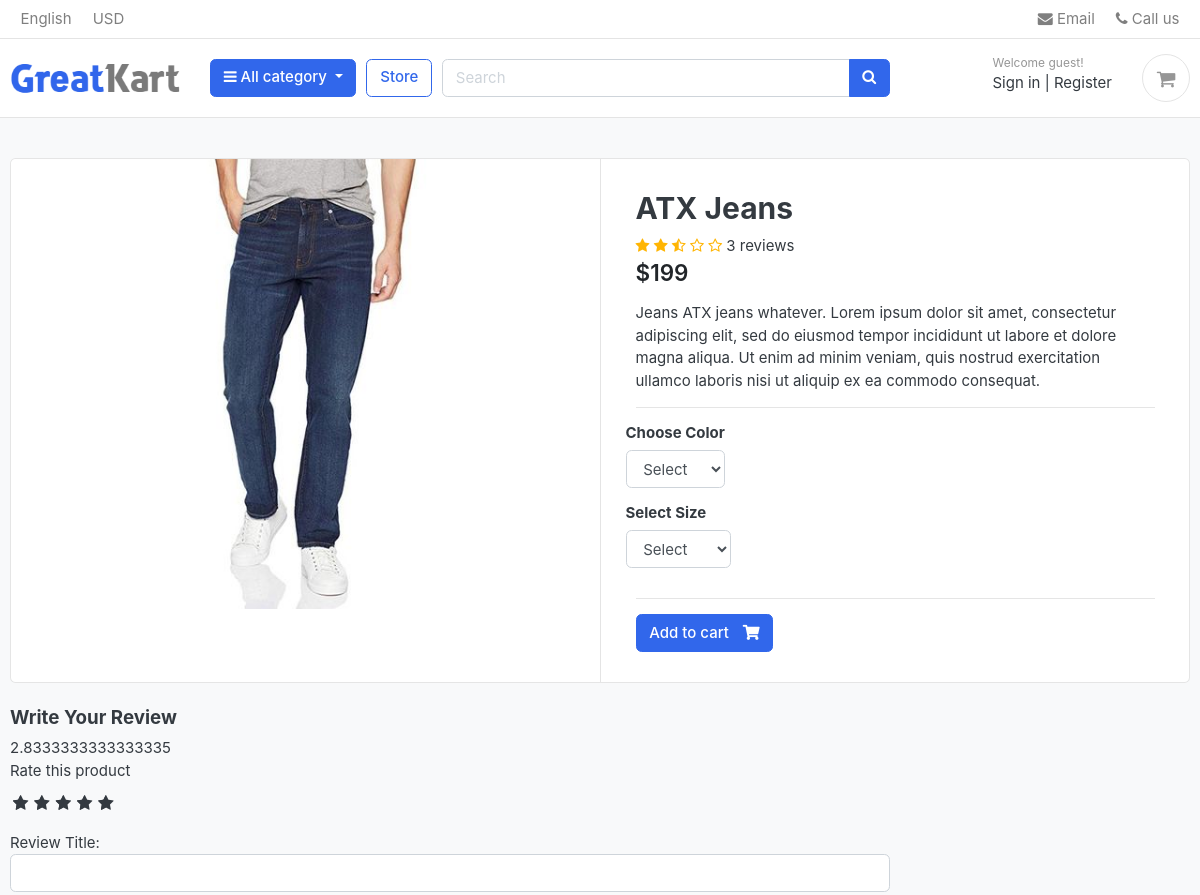
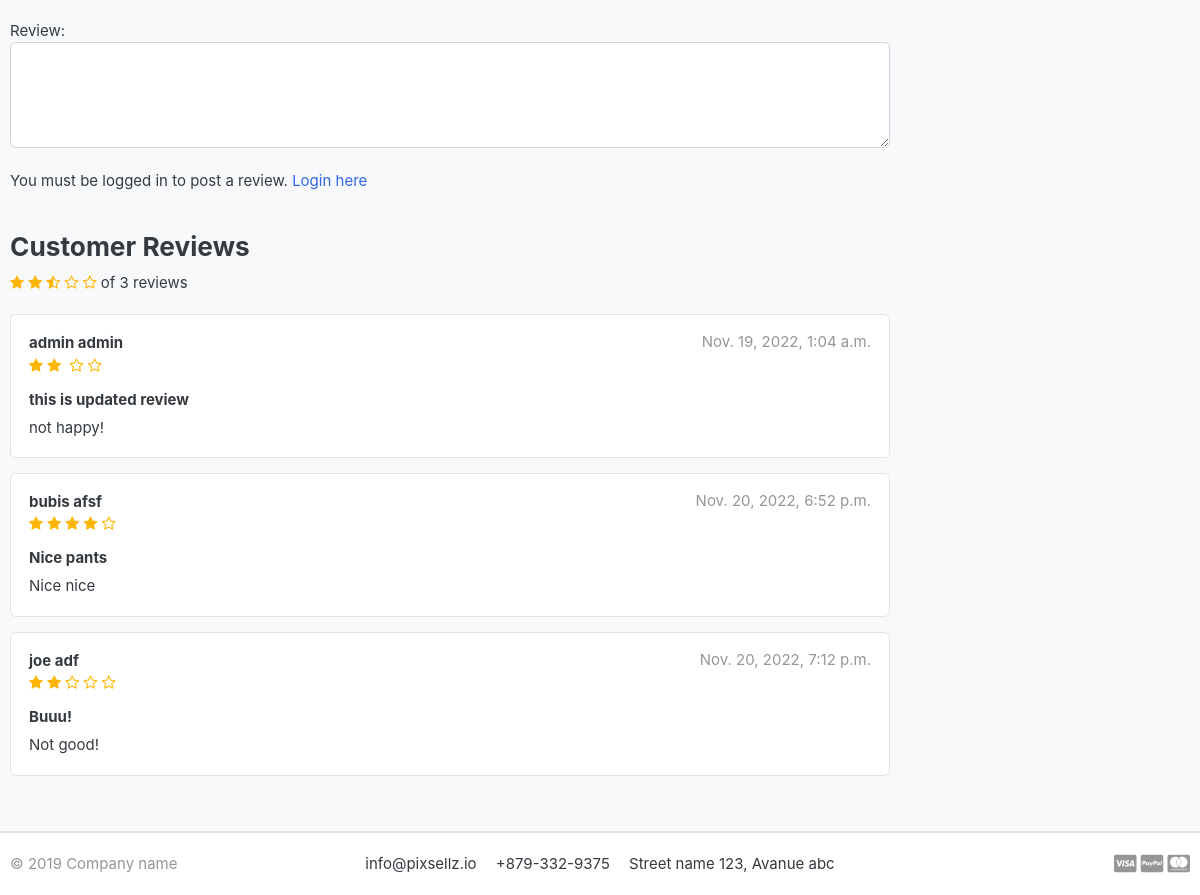
/store/category/jeans/atx-jeans/, run on an earlier commit of the app's database (2 pictures, top to bottom).
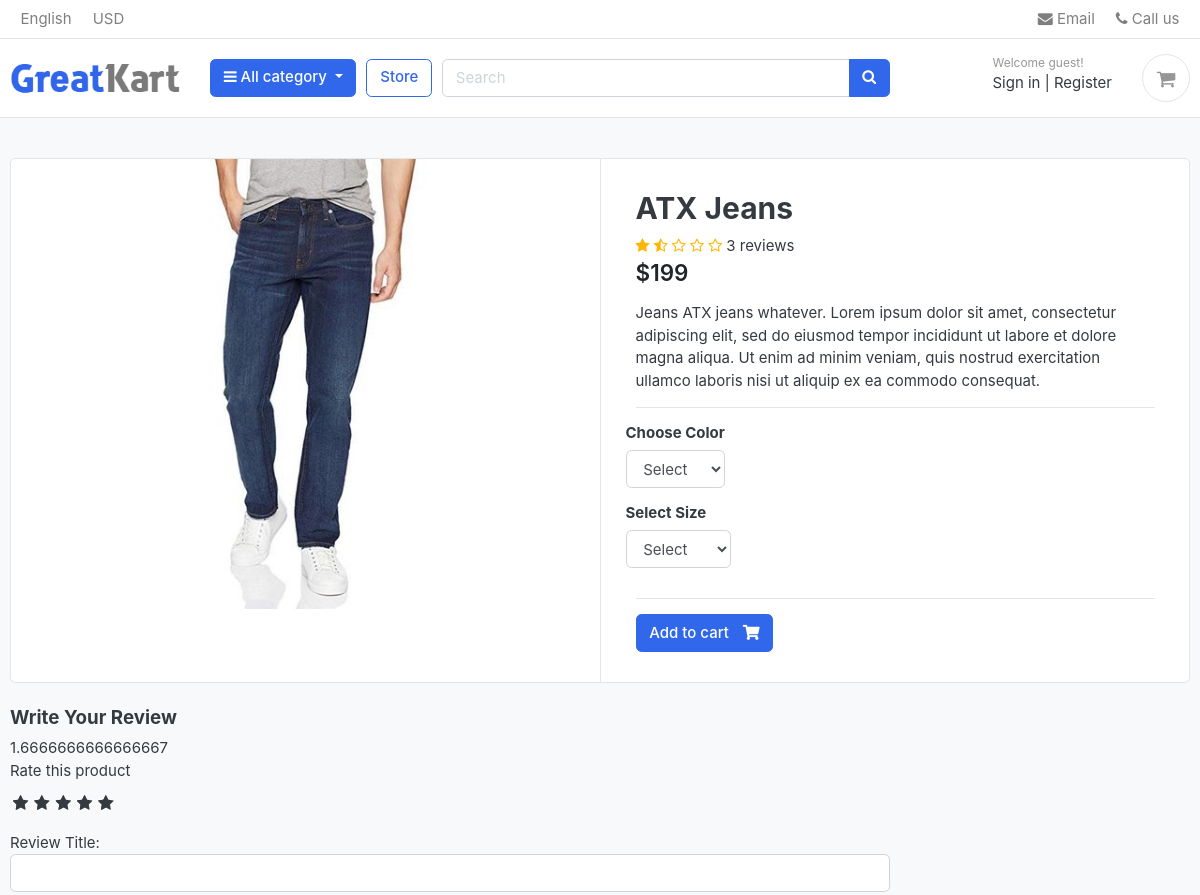
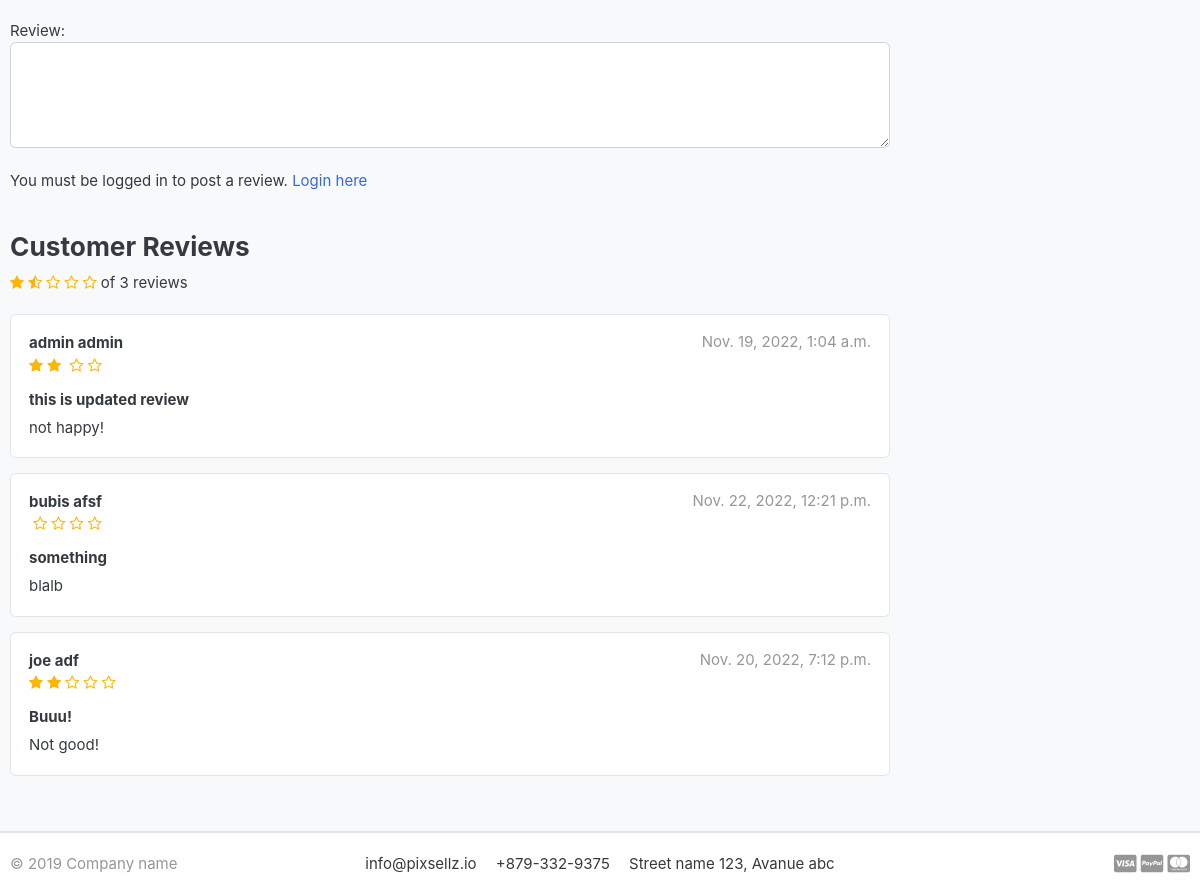
And on a later commit of the database (2 pictures, top to bottom).
### store/models.py (models this page shows, shortened)
class Product(models.Model):
    product_name = models.CharField(max_length=200, unique=True)
    slug = models.SlugField(max_length=200, unique=True)
    description = models.TextField(max_length=500, blank=True)
    price = models.IntegerField()
    images = models.ImageField(upload_to='photos/products')
    stock = models.IntegerField()
    is_available = models.BooleanField(default=True)
    category = models.ForeignKey(Category, on_delete=models.CASCADE)
    created_date = models.DateTimeField(auto_now_add=True)
    modified_date = models.DateTimeField(auto_now=True)
    def averageReview(self):
        reviews = ReviewRating.objects.filter(product=self, status=True).aggregate(prod_avg=Avg('rating'))
        avg = 0
        if reviews['prod_avg'] is not None:
            avg = float(reviews['prod_avg'])
        return avg
    def countReview(self):
        reviews = ReviewRating.objects.filter(product=self, status=True).aggregate(prod_N=Count('rating'))
        N = 0
        if reviews['prod_N'] is not None:
            N = int(reviews['prod_N'])
        return N

class ReviewRating(models.Model):
    product = models.ForeignKey(Product, on_delete=models.CASCADE)
    user = models.ForeignKey(Account, on_delete=models.CASCADE)
    subject = models.CharField(max_length=100,blank=True)
    review = models.TextField(max_length=500,blank=True)
    rating = models.FloatField()
    ip = models.CharField(max_length=20,blank=True)
    status = models.BooleanField(default=True)
    create_at = models.DateTimeField(auto_now_add=True)
    updated_at = models.DateTimeField(auto_now=True)

### accounts/models.py (models this page shows, shortened)
class Account(AbstractBaseUser):
    first_name      = models.CharField(max_length=50)
    last_name       = models.CharField(max_length=50)
    username        = models.CharField(max_length=50, unique=True)
    email           = models.EmailField(max_length=100, unique=True)
    phone_number    = models.CharField(max_length=50)
    date_joined     = models.DateTimeField(auto_now_add=True)
    last_login      = models.DateTimeField(auto_now_add=True)
    is_admin        = models.BooleanField(default=False)
    is_staff        = models.BooleanField(default=False)
    is_active       = models.BooleanField(default=False)
    is_superadmin   = models.BooleanField(default=False)
    USERNAME_FIELD = 'email'
    REQUIRED_FIELDS = ['username','first_name','last_name']
    objects = MyAccountManager()
    def full_name(self):
        return f'{self.first_name} {self.last_name}'

### store/views.py (the view)
# urls.py: path('category/<slug:category_slug>/<slug:product_slug>/', views.product_detail, name='product_detail'),
def product_detail(request, category_slug, product_slug):
    try:
        single_product = Product.objects.get(category__slug= category_slug, slug = product_slug)
        in_cart = CartItem.objects.filter(cart__cart_id=_cart_id(request), product=single_product).exists()  # Two underscores looks at the Cart model. Exits() would return true or false
    except Exception as e:
        raise e
    if request.user.is_authenticated:
        try:
            orderproduct = OrderProduct.objects.filter(user=request.user, product_id=single_product.id).exists() # We don't want any product, just to check it exists
        except OrderProduct.DoesNotExist:
            orderproduct = None
    else:
        orderproduct=None
    reviews = ReviewRating.objects.filter(product_id=single_product.id, status=True) #Status true to show the reviews. If you set the reviews as false, those won't show in the site.
    context = {'single_product': single_product,
               'in_cart': in_cart,
               'orderproduct': orderproduct,
               'reviews': reviews,}
    return render(request, 'store/product_detail.html', context)

### carts/views.py (called while the page is built)
def _cart_id(request): #private function starts with _ in the name.
    cart = request.session.session_key
    if not cart:
        cart = request.session.create()
    return cart

### store/models.py (called while the page is built)
    def colors(self):
        return super(VariationManager, self).filter(variation_category='color', is_active= True)

    def sizes(self):
        return super(VariationManager, self).filter(variation_category='size', is_active= True)

### templates/store/product_detail.html (shortened to what the changed rows need)
{% extends 'base.html' %}
{% load static %}
{% block content %}
<section class="section-content padding-y bg">
<div class="container">
<div class="card">
	<div class="row no-gutters">
		<aside class="col-md-6">
<article class="gallery-wrap">
	<div class="img-big-wrap">
	   <a href="#"><img src="{{ single_product.images.url }}"></a>
	</div>
</article>
		</aside>
		<main class="col-md-6 border-left">
			<form action="{% url 'add_cart' single_product.id %}" method="POST">
<article class="content-body">
<h2 class="title"> {{ single_product.product_name }}</h2>
<div class="rating-star">
	<span>
		<i class='fa fa-star{% if single_product.averageReview < 0.5%}-o{% elif single_product.averageReview >= 0.5 and single_product.averageReview < 1 %}-half-o {% endif %}' aria-hidden='true'></i>
		<i class='fa fa-star{% if single_product.averageReview < 1.5%}-o{% elif single_product.averageReview >= 1.5 and single_product.averageReview < 2 %}-half-o {% endif %}' aria-hidden='true'></i>
		<i class='fa fa-star{% if single_product.averageReview < 2.5%}-o{% elif single_product.averageReview >= 2.5 and single_product.averageReview < 3 %}-half-o {% endif %}' aria-hidden='true'></i>
		<i class='fa fa-star{% if single_product.averageReview < 3.5%}-o{% elif single_product.averageReview >= 3.5 and single_product.averageReview < 4 %}-half-o {% endif %}' aria-hidden='true'></i>
		<i class='fa fa-star{% if single_product.averageReview < 4.5%}-o{% elif single_product.averageReview >= 4.5 and single_product.averageReview < 5 %}-half-o {% endif %}' aria-hidden='true'></i>
		<span>{{single_product.countReview}} reviews</span>
	</span>
</div>
<div class="mb-3">
	<var class="price h4">${{ single_product.price }}</var>
</div>
<p>{{single_product.description}}</p>
<hr>
	<div class="row">
		<div class="item-option-select">
		</div>
	</div>
	<div class="row">
		<div class="item-option-select">
		</div>
	</div>
	<hr>
  {% if single_product.stock <= 0 %}
    <h5 class="text-danger"> Out of Stock</h5>
    {% else %}
			<button type='submit' class="btn  btn-primary"> <span class="text">Add to cart</span> <i class="fas fa-shopping-cart"></i>  </button>
    {% endif %}
</article>
</form>
		</main>
	</div>
</div>
<br>
<div class="row">
			<div class="col-md-9">
	<form class="" action="{% url 'submit_review' single_product.id %}" method="POST">
			<h5>Write Your Review</h5>
			{{single_product.averageReview}}
			<div>
				<br>
				<br>
				<br>
				<br>
			</div>
	</form>
	<br>
	<header class="section-heading">
		<h3>Customer Reviews </h3>
			<div class="rating-star">
				<span>
					<i class='fa fa-star{% if single_product.averageReview < 0.5%}-o{% elif single_product.averageReview >= 0.5 and single_product.averageReview < 1 %}-half-o {% endif %}' aria-hidden='true'></i>
					<i class='fa fa-star{% if single_product.averageReview < 1.5%}-o{% elif single_product.averageReview >= 1.5 and single_product.averageReview < 2 %}-half-o {% endif %}' aria-hidden='true'></i>
					<i class='fa fa-star{% if single_product.averageReview < 2.5%}-o{% elif single_product.averageReview >= 2.5 and single_product.averageReview < 3 %}-half-o {% endif %}' aria-hidden='true'></i>
					<i class='fa fa-star{% if single_product.averageReview < 3.5%}-o{% elif single_product.averageReview >= 3.5 and single_product.averageReview < 4 %}-half-o {% endif %}' aria-hidden='true'></i>
					<i class='fa fa-star{% if single_product.averageReview < 4.5%}-o{% elif single_product.averageReview >= 4.5 and single_product.averageReview < 5 %}-half-o {% endif %}' aria-hidden='true'></i>
					<span> of {{single_product.countReview}} reviews</span>
				</span>
			</div>
	</header>
	{% for review in reviews %}
	<article class="box mb-3">
		<div class="icontext w-100">
			<div class="text">
				<span class="date text-muted float-md-right">{{review.updated_at}} </span>
				<h6 class="mb-1">{{review.user.full_name}} </h6>
				<div class="rating-star">
					<span>
						<i class='fa fa-star{% if review.rating == 0.5%}-half-0{% elif review.rating < 1 %}-o {% endif %}' aria-hidden='true'></i>
						<i class='fa fa-star{% if review.rating == 1.5%}-half-0{% elif review.rating < 2 %}-o {% endif %}' aria-hidden='true'></i>
						<i class='fa fa-star{% if review.rating == 2.5%}-half-0{% elif review.rating < 3 %}-o {% endif %}' aria-hidden='true'></i>
						<i class='fa fa-star{% if review.rating == 3.5%}-half-0{% elif review.rating < 4 %}-o {% endif %}' aria-hidden='true'></i>
						<i class='fa fa-star{% if review.rating == 4.5%}-half-0{% elif review.rating < 5 %}-o {% endif %}' aria-hidden='true'></i>
					</span>
				</div>
			</div>
		</div>
		<div class="mt-3">
			<h6>{{review.subject}}</h6>
			<p>
				{{review.review}}
			</p>
		</div>
	</article>
	{% endfor %}
	</div>
</div>
</div>
</section>
{% endblock %}

What changed in the data, as far as the page shows it:
computed for Product "ATX Jeans": averageReview "2.8333333333333335" → "1.6666666666666667"
changed ReviewRating "bubis afsf": updated_at "Nov. 20, 2022, 6:52 p.m." → "Nov. 22, 2022, 12:21 p.m."; rating 4 → 0.5 (drawn); subject "Nice pants" → "something"; review "Nice nice" → "blalb"
